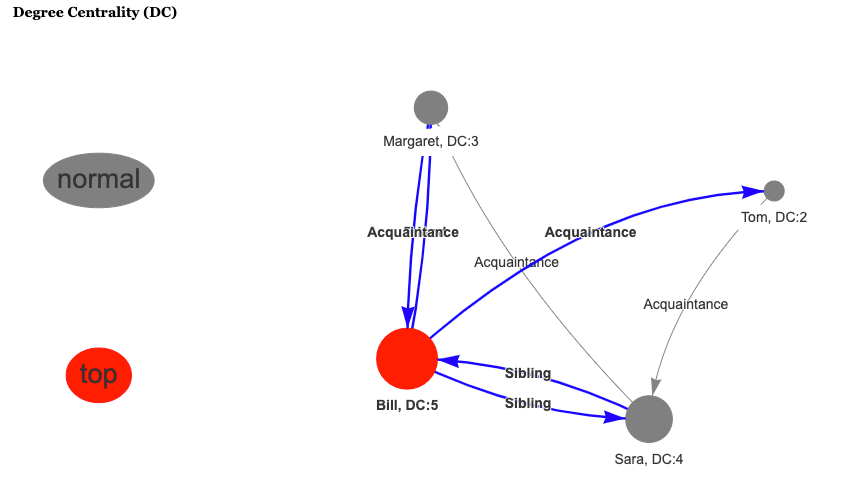

R code for this plot:
#-------------------------Package Installer--------------------------
# load packages and install if missing
# thanks to Richard Schwinn for the original code, http://stackoverflow.com/a/33876492
# this code has been improved over time by Egor Kotov

# list the packages you need
p <- c("data.table", "tidyverse", "igraph", "visNetwork", "tidygraph")

# this is a package loading function
loadpacks <- function(package.list = p){
new.packages <- package.list[!(package.list %in% installed.packages()[,'Package'])]
  if(length(new.packages)) {
    install.packages(new.packages, Ncpus = parallel::detectCores(), type = "binary")
  }
lapply(eval(package.list), require, character.only = TRUE)
}

loadpacks(p) # calling function to load and/or install packages
rm(loadpacks, p) # cleanup namespace
#----------------------End of Package Installer----------------------

#------------------------------Options-------------------------------

data.table::setDTthreads(threads = parallel::detectCores())
options(scipen = 999)

#---------------------------End of Options---------------------------

main <- function() {
  
  edge_list2_use <- read_csv("../1_data/humans_ties.csv")
  gg = graph_from_data_frame(d = edge_list2_use, directed = TRUE)
  
  gg_tbl <- as_tbl_graph(gg)
  
  gg_tbl <- gg_tbl %>%
    activate(nodes) %>% 
    mutate(c_degree = centrality_degree(mode = "all")) %>% 
    mutate(group = if_else(c_degree == max(c_degree), "top", "ordinary"))

  
  gg_vis <- gg_tbl %>% 
    mutate(value = c_degree) %>% 
    mutate(name = paste0(name, ", DC: ", value)) %>% 
    visIgraph(idToLabel = T, layout = "layout_with_kk", physics = T) %>%
    visPhysics(enabled = T, maxVelocity = 5, solver = "forceAtlas2Based", timestep = 0.01,
    forceAtlas2Based = list(gravitationalConstant = -1000, centralGravity = 0.001)) %>%
    visNodes(color = list(background = "grey", border = "#5B5B5B", highlight = 'darkblue'), font = list(strokeWidth = 20, strokeColor = "white")) %>%
    visEdges(arrows = NULL, color = list(highlight = 'blue'), smooth = list(enabled = T, type = "continuous")) %>%
    visLayout(randomSeed = 3) %>% 
    visInteraction(hover = T, hoverConnectedEdges = T, multiselect = T, selectConnectedEdges = T, navigationButtons = F, selectable = T) %>%
    visOptions(highlightNearest = list(enabled =TRUE)) %>% 
    visGroups(groupname = "top", color = "red") %>%
    visGroups(groupname = "ordinary", color = "grey") %>%
    visLegend(main = "Degree Centrality (DC)")
  
  print(gg_vis)
  
  visNetwork::visSave(gg_vis, file = "EKotov_netw_vis.html", selfcontained = TRUE)
  
}

main()
